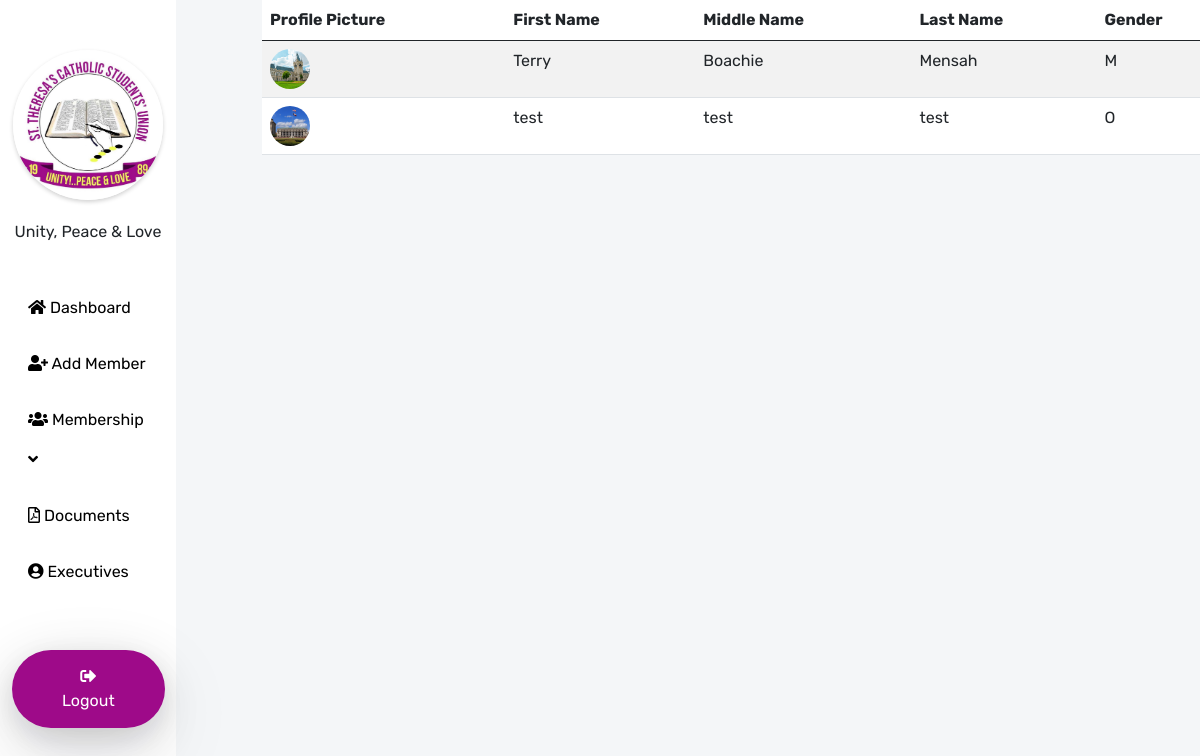
Page /active_members on the earlier database version.
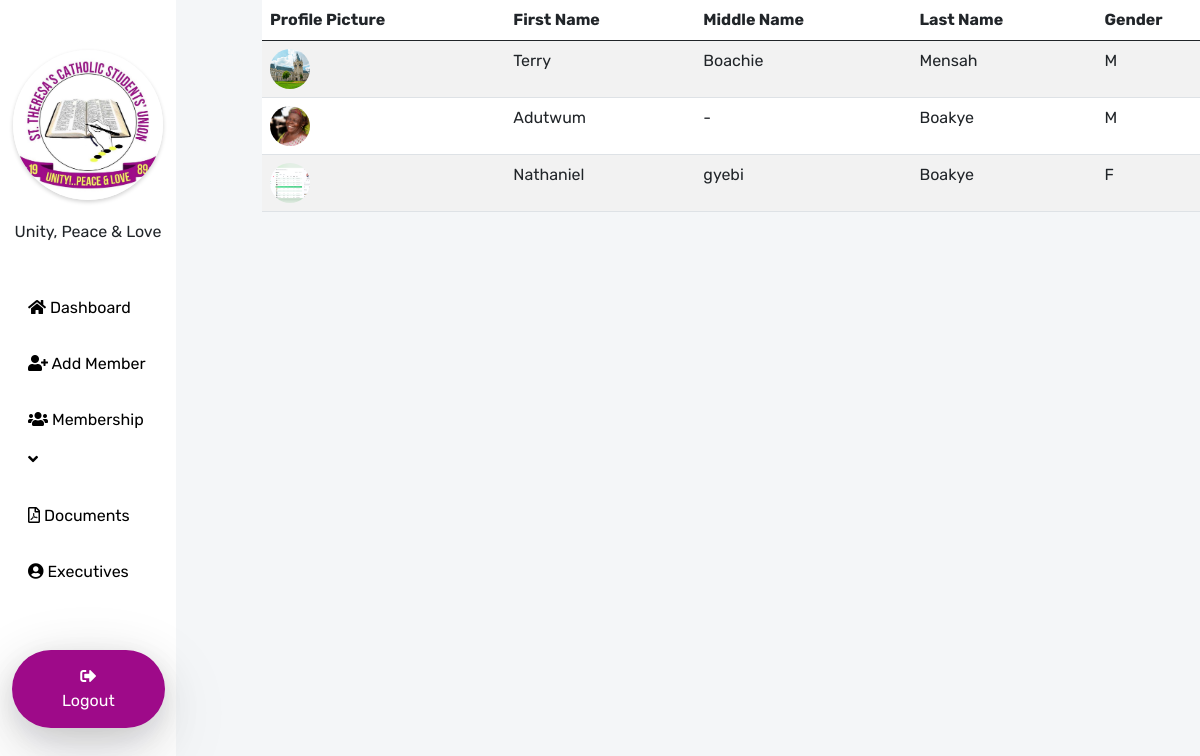
Same page on the later database version.
### login_app/models.py (models this page shows, shortened)
class Member(models.Model):
    GENDER_CHOICES = [
        ('M', 'Male'),
        ('F', 'Female'),
    ]
    STATUS_CHOICES = [
        ('Active', 'Active Member'),
        ('Affiliate', 'Affiliate Member'),
        ('Patron', 'Patron/Patronessess'),
    ]
    first_name = models.CharField(max_length=255)
    middle_name = models.CharField(max_length=255)
    surname = models.CharField(max_length=255)
    gender = models.CharField(max_length=1, choices=GENDER_CHOICES)
    contact_number = models.PositiveIntegerField()
    house_number = models.CharField(max_length=255)
    hometown = models.CharField(max_length=255)
    email = models.EmailField()
    date_of_birth = models.DateField()
    profile_image = models.ImageField(upload_to='profile_images')
    previous_school = models.CharField(max_length=255)
    current_school = models.CharField(max_length=255)
    occupation = models.CharField(max_length=255)
    course = models.CharField(max_length=255)
    level = models.CharField(max_length=255)
    field = models.CharField(max_length=255)
    date_of_joining = models.DateField()
    status = models.CharField(max_length=255, choices=STATUS_CHOICES)

### login_app/views.py (the view)
# urls.py: path('active_members', views.active_members, name='active_members'),
def active_members(request):
    active_members = Member.objects.filter(status='Active')
    return render(request, 'active_members.html', {'active_members': active_members})

### login_app/templates/active_members.html (shortened to what this page needs)
<!DOCTYPE html>
<html lang="en">
  <head>
    <link
      rel="stylesheet"
      href="https://cdnjs.cloudflare.com/ajax/libs/font-awesome/5.15.3/css/all.min.css"
    />
    <link
      href="https://cdn.jsdelivr.net/npm/bootstrap@5.0.2/dist/css/bootstrap.min.css"
      rel="stylesheet"
    />
  </head>
  <body>
    <div class="overflow-hidden">
      <div class="row">
        <div class="col-md-2 mm">{% include 'sidebar.html' %}</div>
        <div class="col-md-10 active_member">
        <div class="container">
            <table class="table table-striped">
                <thead>
                    <tr><th>Profile Picture</th>
                        <th>First Name</th>
                        <th>Middle Name</th>
                        <th>Last Name</th>
                        <th>Gender</th>
                    </tr>
                </thead>
                <tbody>
                    {% for member in active_members %}
                    <tr>
                        <td><div class="imagesss" style="background-image:url({{member.profile_image.url}})"> </div></td>
                        <td>{{ member.first_name }}</td>
                        <td>{{member.middle_name}}</td>
                        <td>{{ member.surname }}</td>
                        <td>{{member.gender}}</td>
                    </tr>
                    {% empty %}
                    <tr>
                        <td colspan="2">No active members found.</td>
                    </tr>
                    {% endfor %}
                </tbody>
            </table>
        </div>
        </div>
      </div>
    </div>
  </body>
</html>

### login_app/templates/sidebar.html (shortened to what this page needs)
<!DOCTYPE html>
<html lang="en">
<head>
  <head>
    <link rel="stylesheet" href="https://cdnjs.cloudflare.com/ajax/libs/font-awesome/5.15.3/css/all.min.css" />
    <link href="https://cdn.jsdelivr.net/npm/bootstrap@5.3.0-alpha3/dist/css/bootstrap.min.css" rel="stylesheet"
 />
  </head>
<body>
  <div class="container-fluid fixed">
    <div class="row">
      <div class="col-12 sidebar">
        <div class="logo-">
          <div class="logo"></div>
          <p>Unity, Peace & Love</p>
        </div>
        <ul class="nav flex-column">
          <li class="nav-item">
            <a class="nav-link" href="{% url 'admin_dashboard' %}">
              <i class="fas fa-home"></i> Dashboard
            </a>
          </li>
          <li class="nav-item">
            <a class="nav-link" href="{% url 'add_member' %}">
              <i class="fas fa-user-plus"></i> Add Member
            </a>
          </li>
          <li class="nav-item dropdown">
            <a class="nav-link " href="#" id="navbarDropdown" role="button" data-toggle="dropdown" aria-haspopup="true"
              aria-expanded="false">
              <i class="fas fa-users"></i> Membership <i class="fas fa-angle-down"></i>
            </a>
          </li>
          <li class="nav-item">
            <a class="nav-link" href="{% url 'document' %}">
              <i class="far fa-file-pdf"></i></i> Documents
            </a>
          </li>
          <li class="nav-item">
            <a class="nav-link" href="{% url 'executive' %}">
              <i class="fas fa-user-circle"></i> Executives
            </a>
          </li>
        </ul>
        <button class="btn">
          <a href="{% url 'perform_logout' %}"><i class="fas fa-sign-out-alt"></i>
            Logout</a>
        </button>
      </div>
    </div>
  </div>
</body>
</html>

### login_app/templates/active_members.html (style rules this page uses)
.mm { position: fixed; }
.active_member { overflow-y: scroll; position: relative; left: 250px; }
.imagesss { height: 40px; width: 40px; background-position: center; background-size: cover; background-repeat: no-repeat; border-radius: 50% }

### login_app/templates/sidebar.html (style rules this page uses)
* { padding: 0; margin: 0; box-sizing: border-box; font-family: "Rubik", sans-serif; }
body { background-color: #f4f6f8; font-family: "Rubik", sans-serif; }
.sidebar { height: 100vh; background-color: #fff; padding-block: 50px; }
.logo { height: 150px; width: 150px; border-radius: 50%; background-image: url("../static/images/logo.jpg"); background-position: center; background-size: cover; box-shadow: rgba(0, 0, 0, 0.18) 0px 2px 4px; }
.logo- { display: flex; flex-direction: column; justify-content: center; align-items: center; align-self: center; margin-bottom: 20px; }
.logo- p { margin-top: 20px; }
li { line-height: 40px; }
.nav-link { color: #000; }
.btn { background-color: #9e0a89; padding: 15px 50px; border: none; color: #fff; font-family: "Rubik", sans-serif; margin-top: 50px; border-radius: 999px; box-shadow: rgba(17, 17, 26, 0.1) 0px 8px 24px, rgba(17, 17, 26, 0.1) 0px 16px 56px, rgba(17, 17, 26, 0.1) 0px 24px 80px; }
.btn a { color: #fff; text-decoration: none; }

Differences in the rows shown:
removed Member: profile_image (picture), first_name "test", middle_name "test", surname "test", gender "O"
added Member: profile_image (picture), first_name "Adutwum", middle_name "-", surname "Boakye", gender "M"
added Member: profile_image (picture), first_name "Nathaniel", middle_name "gyebi", surname "Boakye", gender "F"
